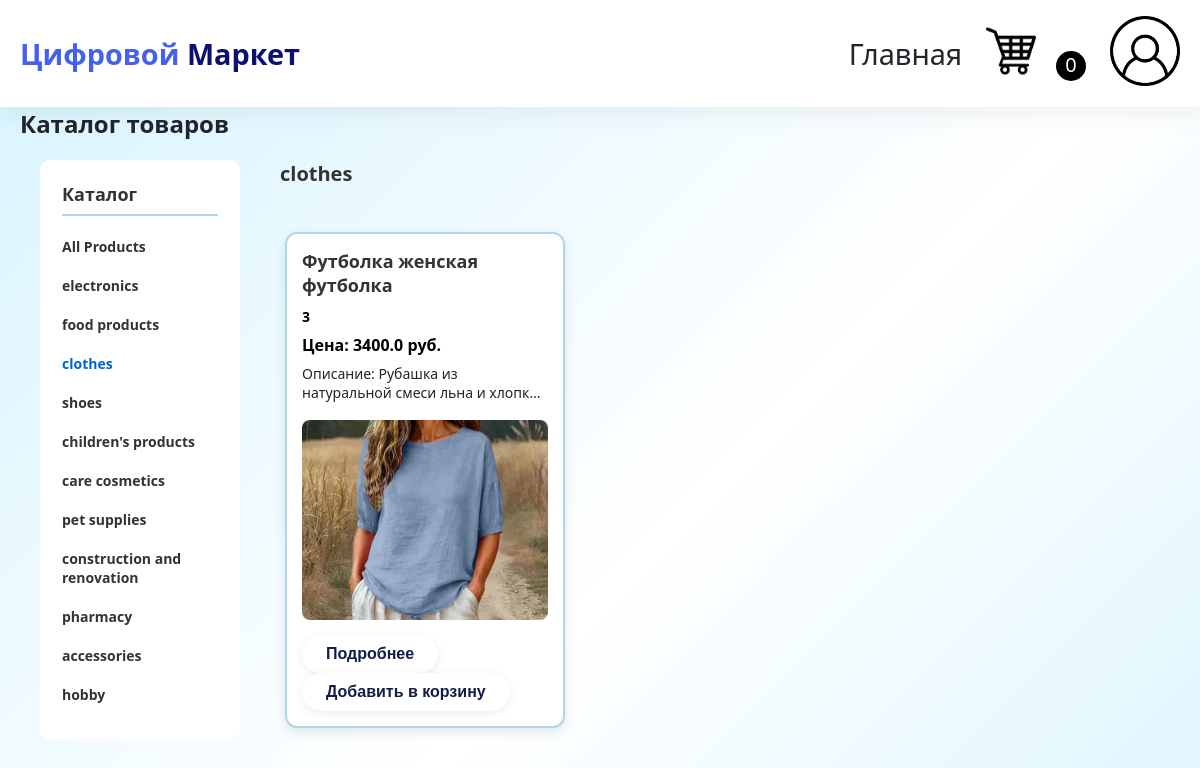
The app's page /?type_products=3 with its own data.
### tables this page shows
CREATE TABLE Type_products (
            id iNTEGER PRIMARY KEY AUTOINCREMENT,
            name TEXT NOT NULL

        );

CREATE TABLE products (
                   id INTEGER PRIMARY KEY AUTOINCREMENT,
                   name TEXT NOT NULL,
                   price REAL NOT NULL,
                   type_products INTEGER,
                   description TEXT DEFAULT "",
                   image TEXT DEFAULT "",
                   FOREIGN KEY (type_products) REFERENCES Type_products(id)
    
            );

### app.py (the view)
@app.route("/")
def index():
    products = database.get_products()
    type_products = database.get_all_type_products()
    selected_type = request.args.get("type_products")
    cur_type = request.args.get("type_products")
    cart = session.get("cart", {})
    cart = database.validate_cart(cart)
    cart_count = len(cart)
    if selected_type == "all" or selected_type == None:
        products = database.get_products()
    else:
        products = database.get_type_products(selected_type)
    print(selected_type)
    return render_template("index.html", products=products, type_products=type_products, cart=cart, cart_count=cart_count, type_user=session.get("type_user"), user_id=session.get("user_id"), cur_type=cur_type)

### app.py (called while the page is built)
@app.context_processor
def utility_processor():
    def get_cart_count():
        cart = session.get("cart", {})
        cart = database.validate_cart(cart)
        return len(cart)
    return dict(cart_count=get_cart_count())

### database.py (called while the page is built)
def get_products():
    conn = sqlite3.connect("shop.db")
    cursor = conn.cursor()
    cursor.execute("""SELECT products.id, products.name, products.price, Type_products.name, products.description, products.image FROM products
                   JOIN Type_products ON products.type_products = Type_products.id""")
    products = cursor.fetchall()
    conn.close()
    return products

def get_type_products(type_products):
    conn = sqlite3.connect("shop.db")
    cursor = conn.cursor()
    cursor.execute("""SELECT * FROM products WHERE type_products = ? """, (type_products, ))
    products = cursor.fetchall()
    conn.close()
    return products

def get_all_type_products():
    conn = sqlite3.connect("shop.db")
    cursor = conn.cursor()
    cursor.execute("""SELECT * FROM Type_products """)
    products = cursor.fetchall()
    conn.close()
    return products

def validate_cart(cart):
    conn = sqlite3.connect("shop.db")
    cursor = conn.cursor()
    ids = list(cart.keys())
    for i in ids:
        cursor.execute("SELECT * FROM products WHERE id=?", (int(i),))
        product = cursor.fetchone()
        if not product:
            del cart[i]
    return cart

### templates/index.html (shortened to what this page needs)
<!DOCTYPE html>
<html lang="en">
<head>
    <link rel="stylesheet" href="{{ url_for('static', filename='css/style.css') }}">
</head>
<body>
    {% include '_navbar.html' %}
    <div class="container">
        <h2>Каталог товаров</h2>
            <div class="index-layout">
        <div class="catalog-sidebar">
            <h3>Каталог</h3>
            <ul class="catalog-list">
                <li><a href="{{ url_for('index') }}" {% if not cur_type or cur_type == 'all' %}class="active"{% endif %}>All Products</a></li>
                {% for type in type_products %}
                <li>
                    <a href="{{ url_for('index', type_products=type[0]) }}"
                       {% if cur_type == type[0]|string %}class="active"{% endif %}>
                        {{ type[1] }}
                    </a>
                </li>
                {% endfor %}
            </ul>
        </div>
             <div class="products-right">
                <h2>
                    {% if not cur_type or cur_type == 'all' %}
                    {% else %}
                        {% for type in type_products %}
                            {% if type[0] == cur_type|int %}
                                {{ type[1] }}
                            {% endif %}
                        {% endfor %}
                    {% endif %}
                </h2>
                <div class="products-row">
                        <div class="products">
                            {% for product in products %}
                                <div class="product">
                                    <h3>{{ product[1] }}</h3>
                                    <p>{{ product[3] }}</p>
                                    <p>Цена: {{ product[2] }} руб.</p>
                                    <p class="product-description">Описание: {{ product[4] }}</p>
                                    {% if product[5] %}
                                        <img src="{{ product[5] }}" width="200">
                                    {% endif %}
                                    <a href="{{ url_for('product', product_id=product[0]) }}"><button class="btn">Подробнее</button></a>
                                    <a href="{{ url_for('add_to_cart', product_id=product[0]) }}"><button class="btn">Добавить в корзину</button></a>
                                </div>
                            {% endfor %}
                        </div>
                </div>
            </div>
        </div>
    </div>
</body>
</html>

### static/css/style.css (style rules this page uses)
.product { border: 1px solid #272727; padding: 10px; width: 250px; margin: 5px; border-radius: 10px; box-shadow: 5px 5px 10px rgba(0, 0, 0, 0.5); }
* { margin: 0; padding: 0; box-sizing: border-box; }
:root { --primary: #4361ee; --primary-dark: #3a0ca3; --danger: #e63946; --light-gray: #e9ecef; --shadow: 0 10px 20px rgba(0,0,0,0.05); --border-radius: 12px; }
body { font-family: 'Segoe UI', Tahoma, Geneva, Verdana, sans-serif; background-color: #f5f7fb; color: #212529; }
.container { max-width: 1280px; margin: 0 auto; padding: 0 20px; }
.btn { display: inline-block; padding: 10px 24px; font-size: 1rem; font-weight: 600; text-align: center; text-decoration: none; border-radius: 40px; border: none; cursor: pointer; transition: all 0.2s ease; background: white; color: #121c46; box-shadow: 0 2px 8px rgba(0, 0, 0, 0.08); }
.index-layout { display: flex; max-width: 1200px; margin: 20px auto; padding: 0 20px; gap: 40px; }
.catalog-sidebar { width: 200px; flex-shrink: 0; }
.catalog-sidebar h3 { font-size: 18px; font-weight: 600; margin-bottom: 15px; color: #333; }
.catalog-list { list-style: none; padding: 0; margin: 0; }
.catalog-list li { margin-bottom: 8px; }
.catalog-list a { text-decoration: none; color: #333; font-size: 14px; display: block; padding: 4px 0; transition: color 0.2s; }
.catalog-list a.active { color: #0066cc; font-weight: 500; }
.products-right { flex: 1; }
.products-right h2 { font-size: 20px; margin-bottom: 20px; color: #333; }
.products-row { display: flex; flex-wrap: wrap; gap: 20px; }
.catalog-sidebar { width: 200px; flex-shrink: 0; border: 2px solid #ffffff; border-radius: 10px; padding: 20px; background: white; display: flex; flex-direction: column; }
.catalog-sidebar ul { flex: 1; display: flex; flex-direction: column; justify-content: space-between; }
.catalog-sidebar h3 { font-size: 18px; font-weight: 800; margin-bottom: 15px; color: #333; padding-bottom: 8px; border-bottom: 2px solid #add8e6; }
.catalog-list a { text-decoration: none; color: #333; font-size: 14px; font-weight: 700; display: block; padding: 6px 0; transition: color 0.2s; }
.catalog-list a.active { color: #0066cc; font-weight: 800; }
.products { display: flex; flex-wrap: wrap; gap: 20px; margin-top: 20px; }
.product { background: white; border: 2px solid #add8e6; border-radius: 12px; padding: 15px; width: 280px; max-width: 100%; box-shadow: 0 4px 12px rgba(0,0,0,0.1); transition: transform 0.2s; }
.products { display: flex; flex-wrap: wrap; gap: 20px; justify-content: flex-start; margin-top: 20px; }
.product h3 { font-weight: 800; font-size: 18px; margin-bottom: 10px; color: #333; }
.product p { margin: 8px 0; font-size: 14px; }
.product p:first-of-type { font-weight: 600; color: #000000; }
.product p:nth-of-type(2) { font-weight: 800; color: #000000; font-size: 16px; }
.product img { width: 100%; height: 200px; object-fit: cover; border-radius: 8px; margin: 10px 0; }
body { background: linear-gradient(135deg, #d7f4ff 0%, #ffffff 30%, #e0f6ff 50%, #aebafa 100%); background-size: 200% 200%; animation: gradientShift 4s ease infinite; min-height: 100vh; }
.product-description { display: -webkit-box; -webkit-line-clamp: 2; -webkit-box-orient: vertical; overflow: hidden; text-overflow: ellipsis; word-break: break-word; }

### records on screen
Type_products: name "electronics"
Type_products: name "food products"
Type_products: name "clothes"
Type_products: name "shoes"
Type_products: name "children's products"
Type_products: name "care cosmetics"
Type_products: name "pet supplies"
Type_products: name "construction and renovation"
Type_products: name "pharmacy"
Type_products: name "accessories"
Type_products: name "hobby"
products: name "Футболка женская футболка", type_products "3", price "3400.0", description "Рубашка из натуральной смеси льна и хлопка…"
